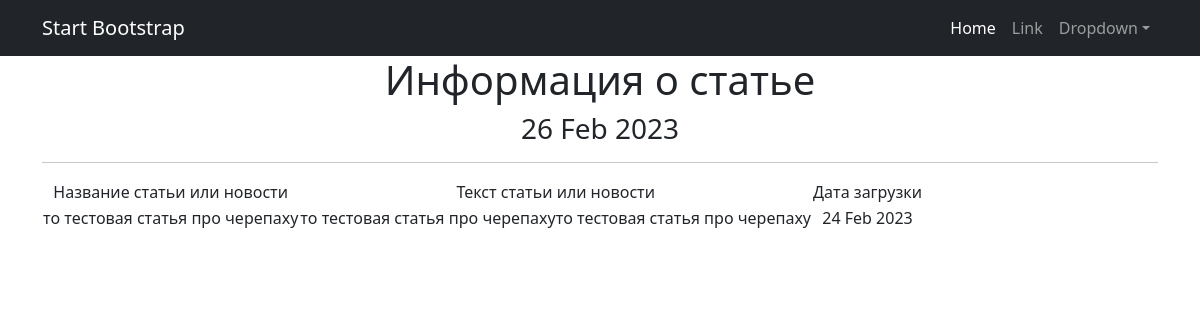
The page /news/45 on the database its author committed.
### news/models.py (models this page shows, shortened)
class Post(models.Model):
    author = models.ForeignKey(Author, on_delete=models.CASCADE)
    NEWS = 'NW'
    ARTICLE = 'AR'
    CATEGORY_CHOICES = (
        (NEWS, 'Новость'),
        (ARTICLE, 'Статья'),
    )
    categoryType = models.CharField(max_length=2, choices=CATEGORY_CHOICES, default=ARTICLE)
    dateCreation = models.DateTimeField(auto_now_add=True)
    postCategory = models.ManyToManyField(Category, through='PostCategory')
    title = models.CharField(max_length=128)
    text = models.TextField()
    rating = models.SmallIntegerField(default=0)

### news/views.py (the view)
# urls.py: path('<int:pk>', PostDetail.as_view(), name='post_detail'),
class PostDetail(DetailView):
    model = Post
    template_name = 'post_1.html'
    context_object_name = 'post'
    def get_context_data(self, **kwargs):
        context = super().get_context_data(**kwargs)
        context['time_now'] = datetime.utcnow()
        return context

### news/templatetags/custom_filters.py (called while the page is built)
@register.filter()
def censor(value):
    bad_words = ['интересно', 'здорово', 'отлично']
    if not isinstance(value, str):
        raise TypeError(f"unresolved type '{type(value)}' expected  type 'str'")
    for word in value.split():
        if word.lower() in bad_words:
            value = value.replace(word, f"{word[0]}{'*' * (len(word) - 1)}")
    return value

### templates/post_1.html (shortened to what this page needs)
{% extends 'flatpages/default.html' %}
{% load custom_filters %}
{% load custom_tags %}
{% block content %}
  <h1>Информация о статье</h1>
   <h3>{{ time_now|date:'d M Y' }}</h3>
<hr>
       <table>
           <tr>
               <td>Название статьи или новости</td>
               <td>Текст статьи или новости</td>
               <td>Дата загрузки</td>
           <tr>
               <td>{{ post.title|censor }}</td>
               <td>{{ post.text |censor }}</td>
               <td>{{ post.dateCreation|date:'d M Y ' }}</td>
       </table>
{% endblock content %}

### rows shown on the page
Post: title|censor "то тестовая статья про черепаху", text|censor "то тестовая статья про черепахуто тестовая статья про черепаху", dateCreation "24 Feb 2023"

### other values the page prints
{{ time_now|date:'d M Y' }} "26 Feb 2023"
